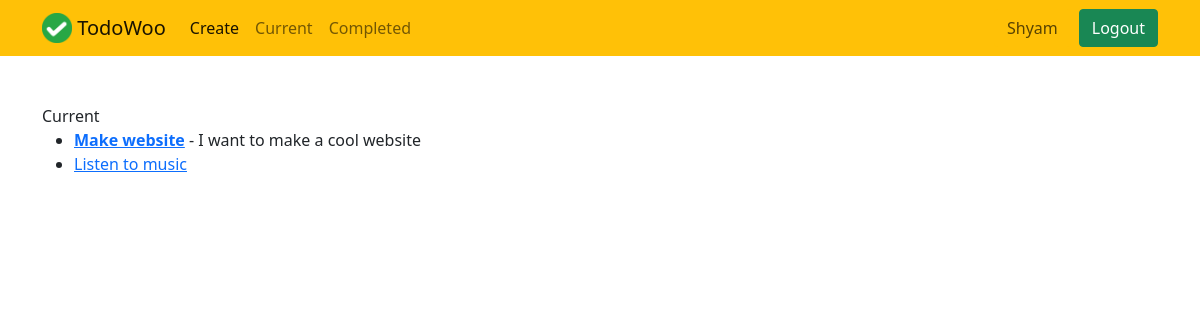
Before: /current/ (signed in) with the older database file.
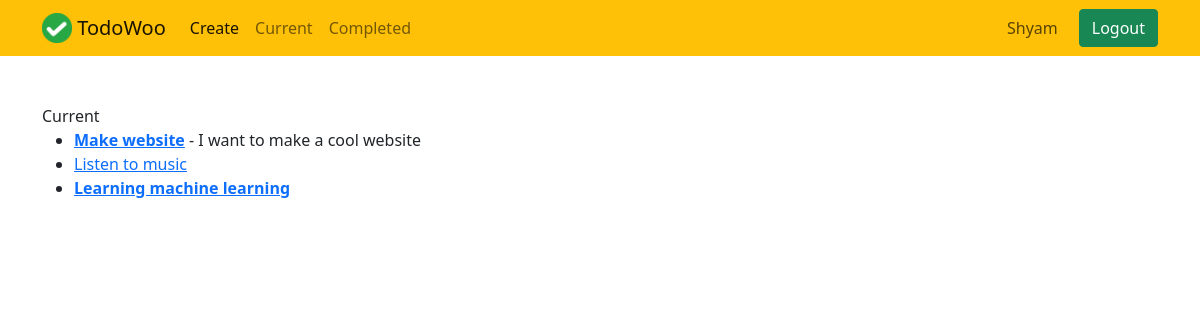
After: the same page with the newer database file.
### todo/models.py (models this page shows, shortened)
class Todo(models.Model):
	title = models.CharField(max_length=100)
	memo = models.TextField(blank=True)
	created = models.DateTimeField(auto_now_add=True)
	datecompleted = models.DateTimeField(null=True, blank=True)
	important = models.BooleanField(default=False)
	user = models.ForeignKey(User, on_delete=models.CASCADE)

### todo/views.py (the view)
# urls.py: path('current/', views.currenttodos, name='currenttodos'),
@login_required
def currenttodos(request):
	todos = Todo.objects.filter(user=request.user, datecompleted__isnull=True)
	return render(request, 'todo/currenttodos.html', {'todos': todos})

### todo/templates/todo/currenttodos.html
{% extends 'todo/base.html' %}
{% block content %}
Current
<ul>
	{% for todo in todos %}
	<li>{% if todo.important %}
		<a href="{% url 'viewtodo' todo.id %}"><b>{{ todo.title }}</b></a>
		{% else %}
		<a href="{% url 'viewtodo' todo.id %}">{{ todo.title }}</a>
		{% endif %}
		{% if todo.memo %}
		- {{ todo.memo }}
		{% endif %}
	</li>
	{% endfor %}
</ul>
{% endblock %}

Changed rows visible on the page:
added Todo: title "Learning machine learning"
